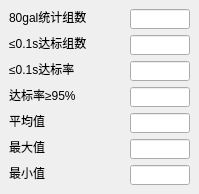
     <widget class="QWidget" name="page_5">
      <widget class="QLabel" name="label_86">
       <property name="geometry">
        <rect>
         <x>9</x>
         <y>9</y>
         <width>91</width>
         <height>16</height>
        </rect>
       </property>
       <property name="text">
        <string>80gal统计组数</string>
       </property>
      </widget>
      <widget class="QLineEdit" name="s_80gal_sendtime_sum">
       <property name="geometry">
        <rect>
         <x>130</x>
         <y>9</y>
         <width>60</width>
         <height>20</height>
        </rect>
       </property>
       <property name="readOnly">
        <bool>true</bool>
       </property>
      </widget>
      <widget class="QLabel" name="label_87">
       <property name="geometry">
        <rect>
         <x>9</x>
         <y>35</y>
         <width>80</width>
         <height>16</height>
        </rect>
       </property>
       <property name="text">
        <string>≤0.1s达标组数</string>
       </property>
      </widget>
      <widget class="QLineEdit" name="s_80gal_sendtime_le_cnt">
       <property name="geometry">
        <rect>
         <x>130</x>
         <y>35</y>
         <width>60</width>
         <height>20</height>
        </rect>
       </property>
       <property name="readOnly">
        <bool>true</bool>
       </property>
      </widget>
      <widget class="QLabel" name="label_88">
       <property name="geometry">
        <rect>
         <x>9</x>
         <y>61</y>
         <width>68</width>
         <height>16</height>
        </rect>
       </property>
       <property name="text">
        <string>≤0.1s达标率</string>
       </property>
      </widget>
      <widget class="QLineEdit" name="s_80gal_sendtime_le_rate">
       <property name="geometry">
        <rect>
         <x>130</x>
         <y>61</y>
         <width>60</width>
         <height>20</height>
        </rect>
       </property>
       <property name="readOnly">
        <bool>true</bool>
       </property>
      </widget>
      <widget class="QLabel" name="label_89">
       <property name="geometry">
        <rect>
         <x>9</x>
         <y>87</y>
         <width>78</width>
         <height>16</height>
        </rect>
       </property>
       <property name="text">
        <string>达标率≥95%</string>
       </property>
      </widget>
      <widget class="QLineEdit" name="s_80gal_sendtime_pass">
       <property name="geometry">
        <rect>
         <x>130</x>
         <y>87</y>
         <width>60</width>
         <height>20</height>
        </rect>
       </property>
      </widget>
      <widget class="QLabel" name="label_90">
       <property name="geometry">
        <rect>
         <x>9</x>
         <y>113</y>
         <width>36</width>
         <height>16</height>
        </rect>
       </property>
       <property name="text">
        <string>平均值</string>
       </property>
      </widget>
      <widget class="QLineEdit" name="s_80gal_sendtime_avg">
       <property name="geometry">
        <rect>
         <x>130</x>
         <y>113</y>
         <width>60</width>
         <height>20</height>
        </rect>
       </property>
      </widget>
      <widget class="QLabel" name="label_91">
       <property name="geometry">
        <rect>
         <x>9</x>
         <y>139</y>
         <width>36</width>
         <height>16</height>
        </rect>
       </property>
       <property name="text">
        <string>最大值</string>
       </property>
      </widget>
      <widget class="QLineEdit" name="s_80gal_sendtime_max">
       <property name="geometry">
        <rect>
         <x>130</x>
         <y>139</y>
         <width>60</width>
         <height>20</height>
        </rect>
       </property>
      </widget>
      <widget class="QLabel" name="label_92">
       <property name="geometry">
        <rect>
         <x>9</x>
         <y>165</y>
         <width>36</width>
         <height>16</height>
        </rect>
       </property>
       <property name="text">
        <string>最小值</string>
       </property>
      </widget>
      <widget class="QLineEdit" name="s_80gal_sendtime_min">
       <property name="geometry">
        <rect>
         <x>130</x>
         <y>165</y>
         <width>60</width>
         <height>20</height>
        </rect>
       </property>
      </widget>
     </widget>
